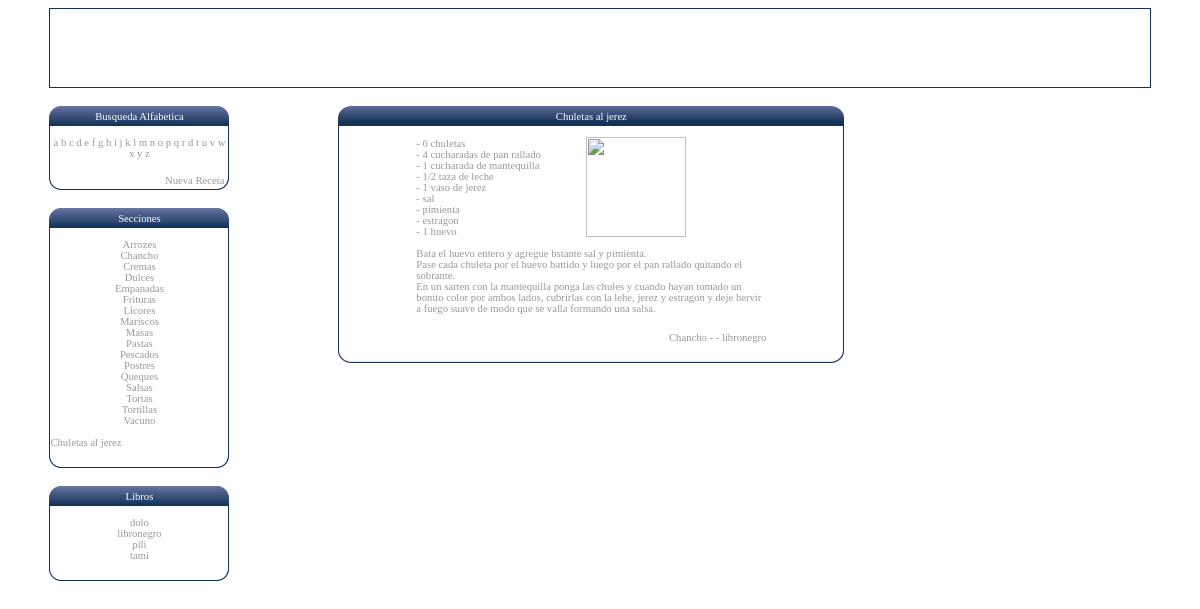
The app's page /index.php?action=1&idreceta=31&seccion=Chancho with its own data.
### tables this page shows
CREATE TABLE IF NOT EXISTS `tipos` (
  `tipo` varchar(255) NOT NULL,
  PRIMARY KEY  (`tipo`)
);

CREATE TABLE IF NOT EXISTS `recetas` (
  `id` int(11) NOT NULL auto_increment,
  `nombre` varchar(255) NOT NULL,
  `ingredientes` text NOT NULL,
  `receta` text NOT NULL,
  `tipo1` varchar(255) default NULL,
  `tipo2` varchar(255) default NULL,
  `libro` varchar(255) NOT NULL,
  `foto` varchar(255) NOT NULL,
  PRIMARY KEY  (`id`)
);

CREATE TABLE IF NOT EXISTS `libros` (
  `nombre` varchar(255) NOT NULL,
  `autor` varchar(255) default NULL,
  `comentario` text,
  PRIMARY KEY  (`nombre`)
);

### libagenda.php (the view, shortened to what this page needs)
<?php
	function alf_mostrar(){
		$letras = array(a,b,c,d,e,f,g,h,i,j,k,l,m,n,o,p,q,r,d,t,u,v,w,x,y,z);
		foreach($letras as $letra){
			echo "<a class=\"alfabeto\" href=\"./index.php?dir=$letra\">$letra </a>";
			}
		}
	function tipos_mostrar($IdConexion){
		$consulta = "SELECT tipo FROM tipos ORDER BY tipo ASC";
		$IdConsulta = mysql_query($consulta,$IdConexion);
		$Nn = mysql_num_rows($IdConsulta);
		for($i=0;$i<$Nn;$i++){
			$seccion = mysql_fetch_array($IdConsulta);
			echo "<a class=\"alfabeto\" href=\"./index.php?seccion=$seccion[tipo]\">$seccion[tipo]</a><br>";
			}
		}
	function recetas_mostrar_tipos($IdConexion,$seccion=""){
		if($seccion){
			$consulta = "SELECT nombre,id FROM recetas WHERE tipo1=\"$seccion\" OR tipo2=\"$seccion\" ORDER BY nombre ASC";
			$IdConsulta = mysql_query($consulta,$IdConexion) or die(mysql_error());
			$Nn = mysql_num_rows($IdConsulta);
			for($i=0;$i<$Nn;$i++){
				$nombre = mysql_fetch_array($IdConsulta);
				echo "<a class=\"text3\" href=\"index.php?action=1&idreceta=$nombre[id]&seccion=$seccion\">$nombre[nombre]</a><br>";
				}
			}
		}
	function mostrar_libros($IdConexion){
		$consulta = "SELECT nombre FROM libros ORDER BY nombre ASC";
		$IdConsulta = mysql_query($consulta,$IdConexion) or die(mysql_error());
		$Nn = mysql_num_rows($IdConsulta);
		for($i=0;$i<$Nn;$i++){
			$nombre = mysql_fetch_array($IdConsulta);
			echo "<a class=\"text3\" href=\"index.php?action=2&libro=$nombre[nombre]\">$nombre[nombre]</a><br>";
			}
		}
	class receta{
		function receta($idreceta,$IdConexion){
			$consulta = "SELECT nombre,ingredientes,receta,tipo1,tipo2,libro,foto FROM recetas WHERE id=$idreceta";
			$IdConsulta = mysql_query($consulta,$IdConexion);
			$this->datos = mysql_fetch_array($IdConsulta);
			$this->datos[foto] = "./img_recetas/logo1.gif";
			}
		function nombre() {echo $this->datos[nombre];}
		function ingredientes() {echo nl2br($this->datos[ingredientes]);}
		function detalle() {echo nl2br($this->datos[receta]);}
		function tipo1() {echo $this->datos[tipo1];}
		function libro() {echo $this->datos[libro];}
		function foto() {echo '<img src="'.$this->datos[foto].'" width="100" height="100"/>';}
		}
	function receta_imprime($idreceta,$IdConexion){
		$datosreceta = new receta($idreceta,$IdConexion);
		echo "
		<table width=506 border=0 cellspacing=0 cellpadding=0 class=text1>
		 <tr>
		  <td height=20 colspan=2 background=./img/borde1cont.gif class=text2>",$datosreceta->nombre(),"</td>
		 </tr>
		 <tr>
		  <td colspan=2 class=tablalogin3>&nbsp;</td>
		 </tr>
		 <tr>
		  <td colspan=2 class=tablalogin3>
		   <table align=center width=350 border=0 cellspacing=0 cellpadding=0>
		    <tr>
		     <td><span class=text3>",$datosreceta->ingredientes(),"</span></td>
		     <td><span class=text3>",$datosreceta->foto(),"</span></td>
		    </tr>
		    <tr>
		     <td colspan=2><span class=text3><br>",$datosreceta->detalle(),"</span></td>
		    </tr>
		    <tr>
		      <td align=right colspan=2>&nbsp;</td>
	         </tr>
		    <tr>
		     <td align=right colspan=2><span class=text3>",$datosreceta->tipo1()," - ",$datosreceta->tipo2()," - ",$datosreceta->libro(),"</span></td>
		    </tr>
		   </table>
		  </td>
		 </tr>
		 <tr>
		  <td height=20 colspan=2 background=./img/borde2cont.gif><img src=./img/blank.gif></td>
		 </tr>
		</table>";
	}
?>

### estilo.css (style rules this page uses)
.text1 { font-family:Comic Sans MS; Color:#999999; text-decoration:none; font-size:8pt; text-align:center }
.text2 { font-family:Comic Sans MS; Color:#ffffff; text-decoration:none; font-size:8pt; text-align:center }
.text3 { font-family:Comic Sans MS; Color:#999999; text-decoration:none; font-size:8pt; }
.tablalogin3 { border-right-style:solid; border-right-color:#123257; border-right-width:1px; border-left-style:solid; border-left-color:#123257; border-left-width:1px; }
.alfabeto { font-family:Comic Sans MS; Color:#999999; text-decoration:none; font-size:8pt; text-align:center }

### records on screen
tipos: tipo "Arrozes"
tipos: tipo "Chancho"
tipos: tipo "Cremas"
tipos: tipo "Dulces"
tipos: tipo "Empanadas"
tipos: tipo "Frituras"
tipos: tipo "Licores"
tipos: tipo "Mariscos"
tipos: tipo "Masas"
tipos: tipo "Pastas"
tipos: tipo "Pescados"
tipos: tipo "Postres"
tipos: tipo "Queques"
tipos: tipo "Salsas"
tipos: tipo "Tortas"
tipos: tipo "Tortillas"
tipos: tipo "Vacuno"
recetas: nombre "Chuletas al jerez", ingredientes "- 6 chuletas - 4 cucharadas de pan rallado - 1 cucharada de mantequilla - 1/2 taza de leche - 1 vaso de jerez - sal - pimienta - estragon - 1 huevo", receta "Bata el huevo entero y agregue bstante sal y pimienta. Pase cada chuleta por el huevo battido y luego por el pan rallado quitando el sobrante. En un sarten con la mantequilla ponga las chules y cuando hayan tomado un bonito color por ambos lados, cubrirlas con la lehe, jerez y estragon y deje hervir a fuego suave de modo que se valla formando una salsa.", tipo1 "Chancho", libro "libronegro"
libros: nombre "dolo"
libros: nombre "libronegro"
libros: nombre "pili"
libros: nombre "tami"

### other values on screen
$letra "a"
$letra "b"
$letra "c"
$letra "d"
$letra "e"
$letra "f"
$letra "g"
$letra "h"
$letra "i"
$letra "j"
$letra "k"
$letra "l"
$letra "m"
$letra "n"
$letra "o"
